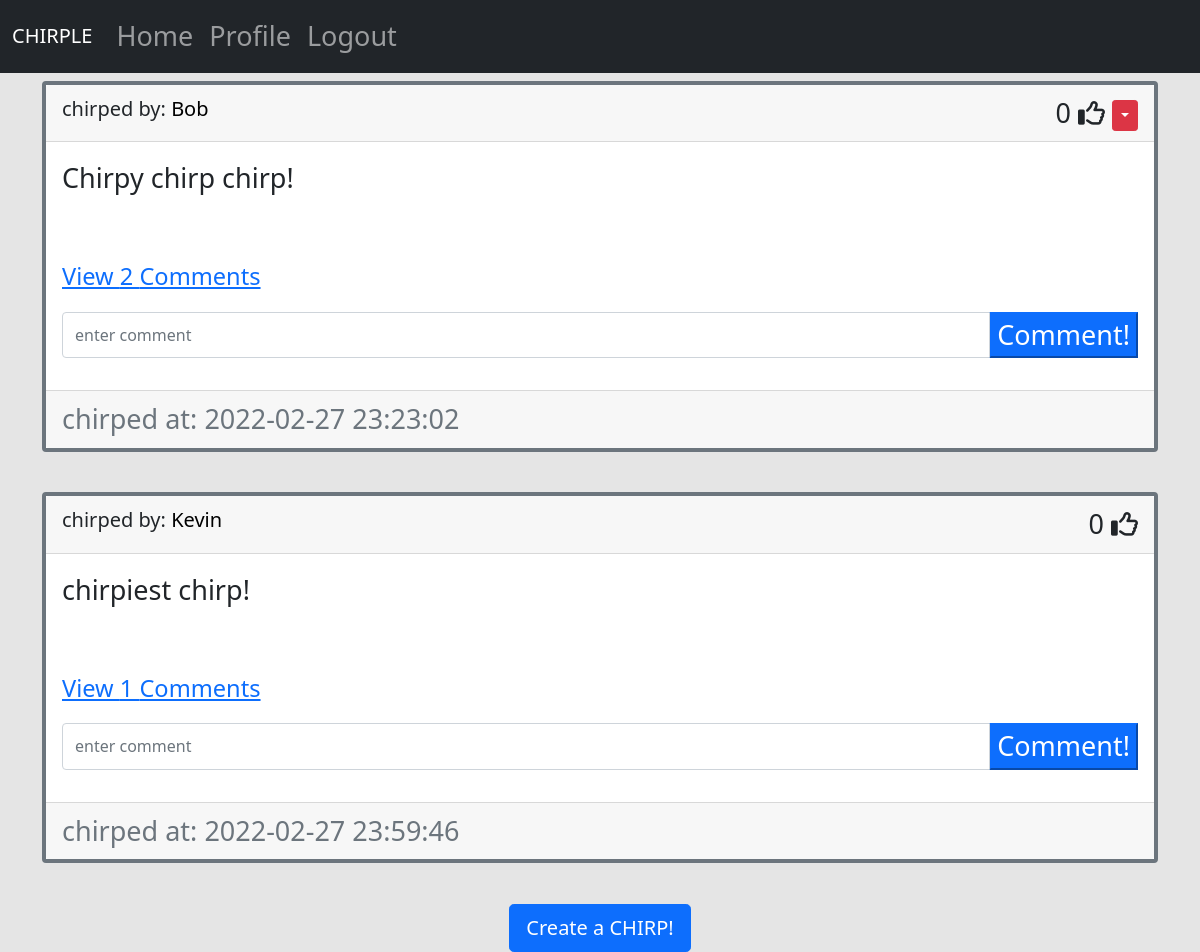
The page /home (signed in) on the database as committed earlier.
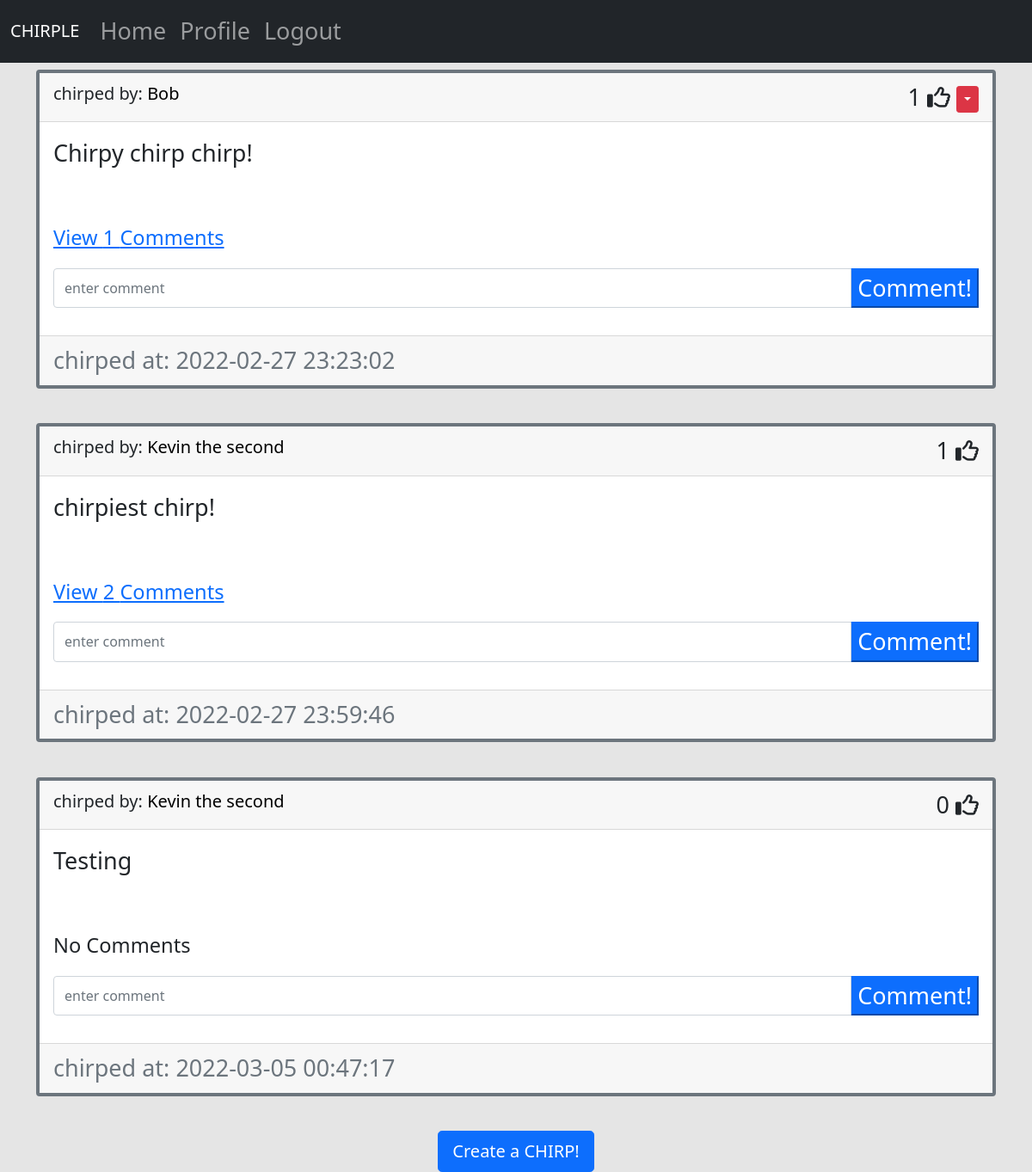
The same page on the database as committed later.
### website/models.py (models this page shows)
class Chirps(db.Model):
    id = db.Column(db.Integer, primary_key=True)
    text = db.Column(db.Text, nullable=False)
    date_created = db.Column(db.DateTime(timezone=True), default=func.now())
    author = db.Column(db.Integer, db.ForeignKey(
        'user.id', ondelete="CASCADE"), nullable=False)
    comment = db.relationship(
        "Comment", backref="chirps", cascade="all,delete-orphan")
    like = db.relationship(
        "Like", backref="chirps", cascade="all,delete-orphan")

class User(db.Model, UserMixin):
    id = db.Column(db.Integer, primary_key=True)
    email = db.Column(db.String(150), unique=True)
    username = db.Column(db.String(150), unique=True)
    password = db.Column(db.String(150))
    date_created = db.Column(db.DateTime(timezone=True), default=func.now())
    isAdmin = db.Column(db.Boolean, default=False)
    chirps = db.relationship("Chirps", backref="user", passive_deletes=True)
    comment = db.relationship("Comment", backref="user", passive_deletes=True)
    like = db.relationship("Like", backref="user", passive_deletes=True)

### website/views.py (the view)
@views.route("/")
@views.route("/home")
@login_required
def home():
    posts = Chirps.query.all()
    return render_template("home.html",  user=current_user, chirps=posts)

### website/__init__.py (called while the page is built)
def create_app():
    app = Flask(__name__)
    app.config['SECRET_KEY'] = "notsosecretkey"
    app.config['SQLALCHEMY_DATABASE_URI'] = f'sqlite:///{DB_NAME}'
    db.init_app(app)
    from .views import views
    from .auth import authenticate
    app.register_blueprint(views, url_prefix="/")
    app.register_blueprint(authenticate, url_prefix="/")
    from .models import User
    create_database(app)
    login_manager = LoginManager()
    login_manager.login_view = "authenticate.login"
    login_manager.init_app(app)
    @login_manager.user_loader
    def load_user(_id):
        return User.query.get(int(_id))
    return app

### website/templates/home.html
{%extends "chirpdiv.html" %} {%block title%}Home{%endblock%}

### website/templates/chirpdiv.html (shortened to what this page needs)
{%extends "base.html"%} {%block title%}{%endblock%} {%block content%}
<div id="chirps">
  {%for chirps in chirps%}
  <div class="card border-secondary">
    <div class="card-header d-flex justify-content-between align-items-center" >
      <h5>
        chirped by:
        <span
          ><a href="/chirps/{{chirps.user.username}}" class="chirpname">
            {{chirps.user.username}}</a
          ></span
        >
      </h5>
      <div>
        <span id="likes-count-{{chirps.id}}">{{chirps.like|length}}</span>
        {%if user.id in  chirps.like|map(attribute="author")|list%}
        <i
          class="fas fa-thumbs-up"
          id="like-button-{{chirps.id}}"
          onclick="like({{chirps.id}})"
        ></i>
        {%else%}
        <i
        class="far fa-thumbs-up"
        id="like-button-{{chirps.id}}"
        onclick="like({{chirps.id}})"
      ></i>
        {%endif%}
        {%if chirps.author == user.id%}
      <div class="btn-group">
        <button
          type="button"
          class="btn btn-sm btn-danger dropdown-toggle"
          data-bs-toggle="dropdown"
        ></button>
      </div>
      {%endif%}
    </div>
  </div>
    <div class="card-body">
      <div class="card-text">
        <p class="chirptext">{{chirps.text}}</p>
      </div>
      <br />
        <p class="card-text">
          {%if chirps.comment|length > 0%}
          <a
            href="#comments-{{chirps.id}}"
            data-bs-toggle="collapse"
            role="button"
          >
            <small>View {{chirps.comment|length}} Comments</small>
          </a>
          {%else%}
          <small text-muted> No Comments</small>
          {%endif%}
        </p>
        <form
          method="POST"
          class="input-group mt-3 mb-3"
          action="/createcomment/{{chirps.id}}"
        >
          <input
            type="text"
            id="text"
            name="text"
            class="form-control"
            placeholder="enter comment"
          />
          <button type="submit" class="btn-primary">Comment!</button>
        </form>
      </div>
      <div class="card-footer text-muted">
        chirped at: {{chirps.date_created}}
      </div>
    </div>
    <br />
    {%endfor%}
  </div>
  {%block footer%}
  <div align="center">
    <a href="/createchirp"
      ><button type="button" class="btn btn-primary btn-lg">
        Create a CHIRP!
      </button></a
    >
  </div>
  {%endblock%} {%endblock%}

### website/templates/base.html (shortened to what this page needs)
<!DOCTYPE html>
<html lang="en">
  <head>
    <link
      href="https://cdn.jsdelivr.net/npm/bootstrap@5.1.3/dist/css/bootstrap.min.css"
      rel="stylesheet"
    />
    <link rel="stylesheet" href="../static/style.css" />
  </head>
  <body>
    <nav class="navbar navbar-expand-lg navbar-dark bg-dark">
      <div class="container-fluid">
        <a class="navbar-brand" href="/home">CHIRPLE</a>
        <div class="collapse navbar-collapse" id="navbarNavAltMarkup">
          <div class="navbar-nav">
            <a class="nav-item nav-link" href="/home">Home</a>
            {%if current_user.is_authenticated and current_user.isAdmin == True
            %}
            <a
              class="nav-item nav-link"
              href="/chirps/{{current_user.username}}"
              >Profile</a
            >
            <a class="nav-item nav-link" href="/dashboard">Dashbord</a>
            <a class="nav-item nav-link" href="/logout">Logout</a>
            {%elif user.is_authenticated%}
            <a
              class="nav-item nav-link"
              href="/chirps/{{current_user.username}}"
              >Profile</a
            >
            <a class="nav-item nav-link" href="/logout">Logout</a>
            {%else%}
            <a class="nav-item nav-link" href="/login">login</a>
            <a class="nav-item nav-link" href="/signup">sign up</a>
            {%endif%}
          </div>
        </div>
      </div>
    </nav>
    <div class="container">{% block content %}{% endblock %}</div>
  </body>
</html>

### website/static/style.css (style rules this page uses)
body { background-color: #e5e5e5; font-size: 27px; }
.card { border: 4px solid black; }
.chirpname { color: black; text-decoration: none; }

Rows that differ between the two databases and show on the page:
computed for Chirps "Chirpy chirp chirp!": like|length "0" → "1"; comment|length "2" → "1"
changed through a linked row, Chirps "chirpiest chirp!": user.username "Kevin" → "Kevin the second"; like|length "0" → "1"; comment|length "1" → "2"
added Chirps: user.username "Kevin the second", like|length "0", text "Testing", shows "No Comments", date_created "2022-03-05 00:47:17"
